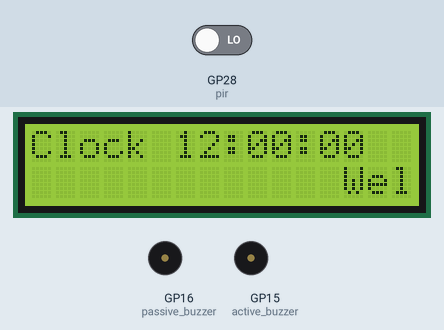
This program was run on a simulated Raspberry Pi Pico running MicroPython. Shown: 16×2 character LCD, buzzer (waves = sounding, pin HIGH). The inputs (shaded band) are chosen by the test bench; at power-on: GP28 (pir) LOW. Library files of the repository ran but are not shown: pico_i2c_lcd.py.

Above: at 2.8 s.
2.9 s: GP28 (pir) driven HIGH
At 3.6 s:
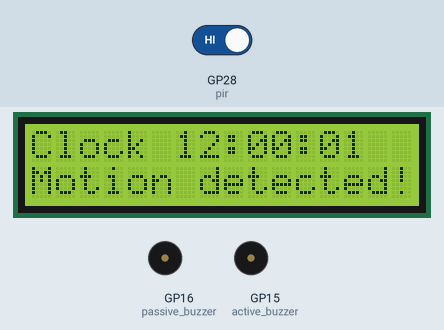
5.3 s: GP28 (pir) driven LOW
At 7.01 s:
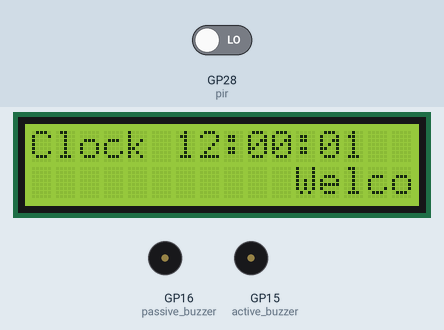
8.3 s: GP28 (pir) driven HIGH
At 8.53 s:
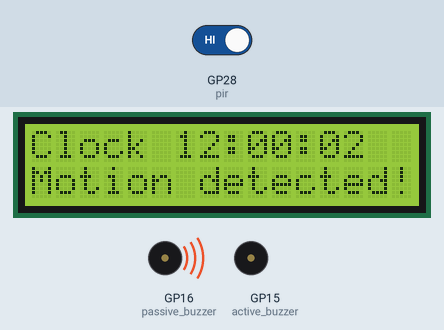
9.9 s: GP28 (pir) driven LOW
At 21.1 s:
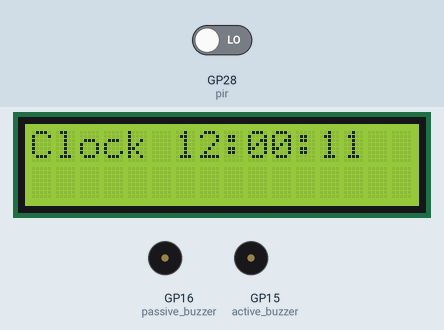
Timing chart, 0 to 22.6 s (numbered marks = the images above; inputs shaded):
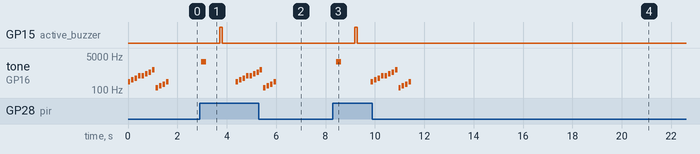

The program:

motion-detector.py
```python
from machine import Pin, I2C, PWM
import utime
from pico_i2c_lcd import I2cLcd  # use your working driver
import time

# Define notes (Hz)
NOTES = {
    'C4': 262,
    'D4': 294,
    'E4': 330,
    'F4': 349,
    'G4': 392,
    'A4': 440,
    'B4': 494,
    'C5': 523
}

# Play melody on passive buzzer
def play_melody(pin_number, melody, duration=0.3, octave_shift=0):
    buzzer = PWM(Pin(pin_number))
    for note in melody:
        if note == " ":
            buzzer.duty_u16(0)  # Rest
        else:
            freq = NOTES[note] * (2 ** octave_shift)  # Apply octave shift
            buzzer.freq(int(freq))
            buzzer.duty_u16(50000)  # Volume
        time.sleep(duration)
        buzzer.duty_u16(0)  # Stop between notes
        time.sleep(0.04)
    buzzer.deinit()

# Example melody
melody = ["C4", "E4", "G4", "C5"]

# Play normally
play_melody(16, melody, duration=0.1, octave_shift=0)

# Play 1 octave up
play_melody(16, melody, duration=0.1, octave_shift=1)

# Play 1 octave down
play_melody(16, melody, duration=0.1, octave_shift=-1)


# --- LCD Setup ---
i2c = I2C(0, sda=Pin(0), scl=Pin(1), freq=400000)
lcd = I2cLcd(i2c, 0x27, 2, 16)  # adjust address if needed

# --- Buzzers ---
passive_buzzer = PWM(Pin(16))  # passive
active_buzzer = Pin(15, Pin.OUT)  # active

# --- PIR sensor ---
pir = Pin(28, Pin.IN)

# --- Clock start ---
hour = 12
minute = 0
second = 0

# --- Scrolling message ---
scroll_text_str = "Welcome to Pico Fun!  "
scroll_delay = 0.3
padding = " " * 16
scroll_buffer = padding + scroll_text_str + padding
scroll_index = 0

# --- Functions ---
def play_passive(freq, duration=0.2):
    if freq == 0:
        passive_buzzer.duty_u16(0)
    else:
        passive_buzzer.freq(freq)
        passive_buzzer.duty_u16(30000)
    utime.sleep(duration)
    passive_buzzer.duty_u16(0)
    utime.sleep(0.05)

def beep_active(duration=0.2):
    active_buzzer.on()
    utime.sleep(duration)
    active_buzzer.off()
    utime.sleep(0.05)

# --- Main loop ---
while True:
    # --- CLOCK TOP LINE ---
    time_str = "{:02}:{:02}:{:02}".format(hour, minute, int(second))
    lcd.move_to(0, 0)
    lcd.putstr("Clock " + time_str)

    # --- SCROLLING MESSAGE BOTTOM LINE ---
    lcd.move_to(0, 1)
    lcd.putstr(scroll_buffer[scroll_index:scroll_index+16])
    scroll_index = (scroll_index + 1) % (len(scroll_buffer) - 15)

    # --- PIR MOTION CHECK ---
    if pir.value() == 1:
        lcd.move_to(0, 1)
        lcd.putstr("Motion detected!  ")  # overwrite scroll line
        play_passive(880*3, 0.2)  # short tone
        utime.sleep(0.5)  # wait a little so it doesn’t repeat too fast
        beep_active(0.1)
        utime.sleep(0.5)  # wait a little so it doesn’t repeat too fast

        # Play normally
        play_melody(16, melody, duration=0.1, octave_shift=0)

        # Play 1 octave up
        play_melody(16, melody, duration=0.1, octave_shift=1)

        # Play 1 octave down
        play_melody(16, melody, duration=0.1, octave_shift=-1)

        utime.sleep(0.5)  # wait a little so it doesn’t repeat too fast

    # --- Tick time ---
    utime.sleep(scroll_delay)
    second += scroll_delay
    if second >= 60:
        second = 0
        minute += 1
    if minute >= 60:
        minute = 0
        hour += 1
    if hour >= 24:
        hour = 0
```

Measured:
- after the input at 2.9 s, GP15 (active_buzzer): LOW → HIGH after 0.82 s, → LOW 0.10 s later; tone on GP16 (passive_buzzer): plays 2640 Hz for 0.20 s, 262 Hz for 0.10 s, 330 Hz for 0.10 s, 392 Hz for 0.10 s, 523 Hz for 0.10 s, 524 Hz for 0.10 s … (8 notes in this stretch), starting after 0.06 s; the display: changes after 0.06 s (image 1)
- after the input at 5.3 s, GP15 (active_buzzer): stays LOW (without the input it goes to HIGH after 2.3 s); tone on GP16 (passive_buzzer): goes on until 6.0 s, then stays silent; the display: changes after 1.6 s (image 2)
- after the input at 8.3 s, GP15 (active_buzzer): LOW → HIGH after 0.89 s, → LOW 0.10 s later; tone on GP16 (passive_buzzer): silent → 2640 Hz after 0.14 s, → silent 0.20 s later, → 262 Hz 1.2 s later; the display: changes after 0.14 s (image 3)
- after the input at 9.9 s, GP15 (active_buzzer): stops changing and stays LOW; tone on GP16 (passive_buzzer): goes on until 11.5 s, then stays silent; the display: first changes after 2.4 s (image 4 shows a later state)
